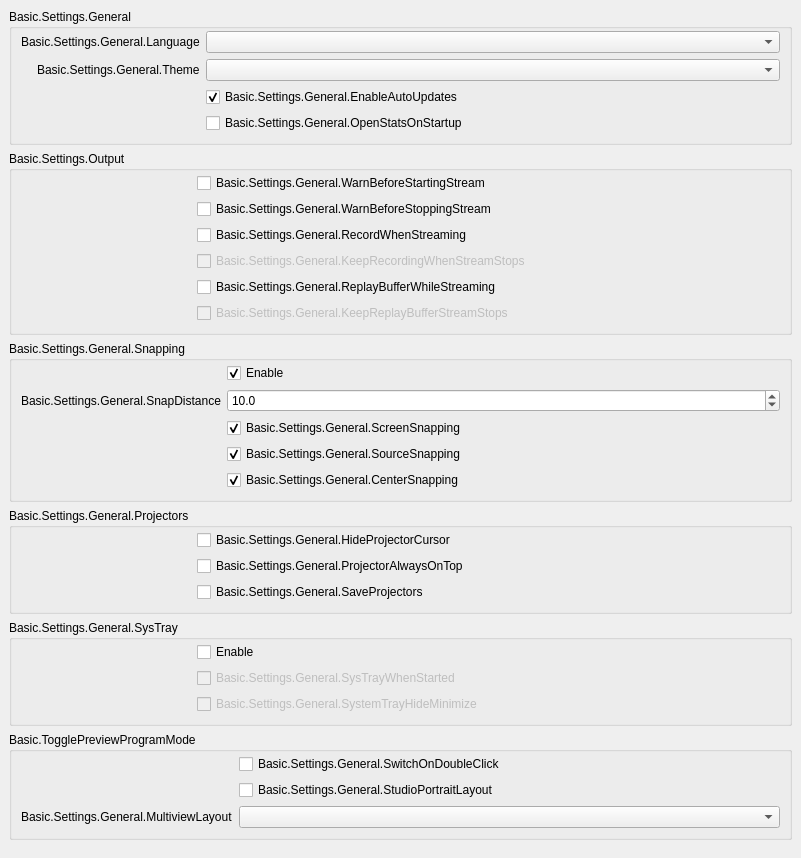
           <widget class="QWidget" name="scrollAreaWidgetContents_2">
            <property name="geometry">
             <rect>
              <x>0</x>
              <y>0</y>
              <width>801</width>
              <height>741</height>
             </rect>
            </property>
            <layout class="QVBoxLayout" name="verticalLayout_19">
             <property name="leftMargin">
              <number>0</number>
             </property>
             <property name="topMargin">
              <number>0</number>
             </property>
             <property name="rightMargin">
              <number>0</number>
             </property>
             <property name="bottomMargin">
              <number>9</number>
             </property>
             <item alignment="Qt::AlignTop">
              <widget class="QWidget" name="widget_2" native="true">
               <layout class="QVBoxLayout" name="verticalLayout_20">
                <item>
                 <widget class="QGroupBox" name="groupBox_15">
                  <property name="title">
                   <string>Basic.Settings.General</string>
                  </property>
                  <layout class="QFormLayout" name="formLayout_32">
                   <property name="fieldGrowthPolicy">
                    <enum>QFormLayout::AllNonFixedFieldsGrow</enum>
                   </property>
                   <property name="labelAlignment">
                    <set>Qt::AlignRight|Qt::AlignTrailing|Qt::AlignVCenter</set>
                   </property>
                   <property name="topMargin">
                    <number>2</number>
                   </property>
                   <item row="0" column="0">
                    <widget class="QLabel" name="label">
                     <property name="text">
                      <string>Basic.Settings.General.Language</string>
                     </property>
                     <property name="buddy">
                      <cstring>language</cstring>
                     </property>
                    </widget>
                   </item>
                   <item row="0" column="1">
                    <widget class="QComboBox" name="language"/>
                   </item>
                   <item row="1" column="0">
                    <widget class="QLabel" name="label_42">
                     <property name="text">
                      <string>Basic.Settings.General.Theme</string>
                     </property>
                     <property name="buddy">
                      <cstring>theme</cstring>
                     </property>
                    </widget>
                   </item>
                   <item row="1" column="1">
                    <widget class="QComboBox" name="theme"/>
                   </item>
                   <item row="2" column="0">
                    <spacer name="horizontalSpacer_3">
                     <property name="orientation">
                      <enum>Qt::Horizontal</enum>
                     </property>
                     <property name="sizeType">
                      <enum>QSizePolicy::Fixed</enum>
                     </property>
                     <property name="sizeHint" stdset="0">
                      <size>
                       <width>170</width>
                       <height>5</height>
                      </size>
                     </property>
                    </spacer>
                   </item>
                   <item row="2" column="1">
                    <widget class="QCheckBox" name="enableAutoUpdates">
                     <property name="text">
                      <string>Basic.Settings.General.EnableAutoUpdates</string>
                     </property>
                     <property name="checked">
                      <bool>true</bool>
                     </property>
                    </widget>
                   </item>
                   <item row="3" column="1">
                    <widget class="QCheckBox" name="openStatsOnStartup">
                     <property name="text">
                      <string>Basic.Settings.General.OpenStatsOnStartup</string>
                     </property>
                    </widget>
                   </item>
                  </layout>
                 </widget>
                </item>
                <item>
                 <widget class="QGroupBox" name="groupBox_16">
                  <property name="title">
                   <string>Basic.Settings.Output</string>
                  </property>
                  <layout class="QFormLayout" name="formLayout_2">
                   <property name="fieldGrowthPolicy">
                    <enum>QFormLayout::AllNonFixedFieldsGrow</enum>
                   </property>
                   <property name="topMargin">
                    <number>2</number>
                   </property>
                   <item row="0" column="0">
                    <spacer name="horizontalSpacer_5">
                     <property name="orientation">
                      <enum>Qt::Horizontal</enum>
                     </property>
                     <property name="sizeType">
                      <enum>QSizePolicy::Fixed</enum>
                     </property>
                     <property name="sizeHint" stdset="0">
                      <size>
                       <width>170</width>
                       <height>5</height>
                      </size>
                     </property>
                    </spacer>
                   </item>
                   <item row="0" column="1">
                    <widget class="QCheckBox" name="warnBeforeStreamStart">
                     <property name="text">
                      <string>Basic.Settings.General.WarnBeforeStartingStream</string>
                     </property>
                    </widget>
                   </item>
                   <item row="1" column="1">
                    <widget class="QCheckBox" name="warnBeforeStreamStop">
                     <property name="text">
                      <string>Basic.Settings.General.WarnBeforeStoppingStream</string>
                     </property>
                    </widget>
                   </item>
                   <item row="2" column="1">
                    <widget class="QCheckBox" name="recordWhenStreaming">
                     <property name="text">
                      <string>Basic.Settings.General.RecordWhenStreaming</string>
                     </property>
                    </widget>
                   </item>
                   <item row="3" column="1">
                    <widget class="QCheckBox" name="keepRecordStreamStops">
                     <property name="enabled">
                      <bool>false</bool>
                     </property>
                     <property name="text">
                      <string>Basic.Settings.General.KeepRecordingWhenStreamStops</string>
                     </property>
                    </widget>
                   </item>
                   <item row="4" column="1">
                    <widget class="QCheckBox" name="replayWhileStreaming">
                     <property name="text">
                      <string>Basic.Settings.General.ReplayBufferWhileStreaming</string>
                     </property>
                    </widget>
                   </item>
                   <item row="5" column="1">
                    <widget class="QCheckBox" name="keepReplayStreamStops">
                     <property name="enabled">
                      <bool>false</bool>
                     </property>
                     <property name="text">
                      <string>Basic.Settings.General.KeepReplayBufferStreamStops</string>
                     </property>
                    </widget>
                   </item>
                  </layout>
                 </widget>
                </item>
                <item>
                 <widget class="QGroupBox" name="groupBox_10">
                  <property name="enabled">
                   <bool>true</bool>
                  </property>
                  <property name="sizePolicy">
                   <sizepolicy hsizetype="Preferred" vsizetype="Maximum">
                    <horstretch>0</horstretch>
                    <verstretch>0</verstretch>
                   </sizepolicy>
                  </property>
                  <property name="title">
                   <string>Basic.Settings.General.Snapping</string>
                  </property>
                  <property name="flat">
                   <bool>false</bool>
                  </property>
                  <layout class="QFormLayout" name="formLayout_21">
                   <property name="fieldGrowthPolicy">
                    <enum>QFormLayout::AllNonFixedFieldsGrow</enum>
                   </property>
                   <property name="labelAlignment">
                    <set>Qt::AlignRight|Qt::AlignTrailing|Qt::AlignVCenter</set>
                   </property>
                   <property name="topMargin">
                    <number>2</number>
                   </property>
                   <item row="0" column="1">
                    <widget class="QCheckBox" name="snappingEnabled">
                     <property name="text">
                      <string>Enable</string>
                     </property>
                     <property name="checked">
                      <bool>true</bool>
                     </property>
                    </widget>
                   </item>
                   <item row="2" column="1">
                    <widget class="QCheckBox" name="screenSnapping">
                     <property name="text">
                      <string>Basic.Settings.General.ScreenSnapping</string>
                     </property>
                     <property name="checked">
                      <bool>true</bool>
                     </property>
                    </widget>
                   </item>
                   <item row="4" column="1">
                    <widget class="QCheckBox" name="centerSnapping">
                     <property name="text">
                      <string>Basic.Settings.General.CenterSnapping</string>
                     </property>
                     <property name="checked">
                      <bool>true</bool>
                     </property>
                    </widget>
                   </item>
                   <item row="3" column="1">
                    <widget class="QCheckBox" name="sourceSnapping">
                     <property name="text">
                      <string>Basic.Settings.General.SourceSnapping</string>
                     </property>
                     <property name="checked">
                      <bool>true</bool>
                     </property>
                    </widget>
                   </item>
                   <item row="1" column="1">
                    <widget class="QDoubleSpinBox" name="snapDistance">
                     <property name="decimals">
                      <number>1</number>
                     </property>
                     <property name="singleStep">
                      <double>0.500000000000000</double>
                     </property>
                     <property name="value">
                      <double>10.000000000000000</double>
                     </property>
                    </widget>
                   </item>
                   <item row="1" column="0">
                    <widget class="QLabel" name="label_9">
                     <property name="text">
                      <string>Basic.Settings.General.SnapDistance</string>
                     </property>
                     <property name="buddy">
                      <cstring>snapDistance</cstring>
                     </property>
                    </widget>
                   </item>
                   <item row="3" column="0">
                    <spacer name="horizontalSpacer_4">
                     <property name="orientation">
                      <enum>Qt::Horizontal</enum>
                     </property>
                     <property name="sizeType">
                      <enum>QSizePolicy::Fixed</enum>
                     </property>
                     <property name="sizeHint" stdset="0">
                      <size>
                       <width>170</width>
                       <height>5</height>
                      </size>
                     </property>
                    </spacer>
                   </item>
                  </layout>
                 </widget>
                </item>
                <item>
                 <widget class="QGroupBox" name="groupBox_14">
                  <property name="title">
                   <string>Basic.Settings.General.Projectors</string>
                  </property>
                  <layout class="QFormLayout" name="formLayout_28">
                   <property name="fieldGrowthPolicy">
                    <enum>QFormLayout::AllNonFixedFieldsGrow</enum>
                   </property>
                   <property name="topMargin">
                    <number>2</number>
                   </property>
                   <item row="0" column="1">
                    <widget class="QCheckBox" name="hideProjectorCursor">
                     <property name="text">
                      <string>Basic.Settings.General.HideProjectorCursor</string>
                     </property>
                    </widget>
                   </item>
                   <item row="1" column="1">
                    <widget class="QCheckBox" name="projectorAlwaysOnTop">
                     <property name="text">
                      <string>Basic.Settings.General.ProjectorAlwaysOnTop</string>
                     </property>
                    </widget>
                   </item>
                   <item row="2" column="1">
                    <widget class="QCheckBox" name="saveProjectors">
                     <property name="text">
                      <string>Basic.Settings.General.SaveProjectors</string>
                     </property>
                    </widget>
                   </item>
                   <item row="1" column="0">
                    <spacer name="horizontalSpacer">
                     <property name="orientation">
                      <enum>Qt::Horizontal</enum>
                     </property>
                     <property name="sizeType">
                      <enum>QSizePolicy::Fixed</enum>
                     </property>
                     <property name="sizeHint" stdset="0">
                      <size>
                       <width>170</width>
                       <height>5</height>
                      </size>
                     </property>
                    </spacer>
                   </item>
                  </layout>
                 </widget>
                </item>
                <item>
                 <widget class="QGroupBox" name="groupBox_13">
                  <property name="title">
                   <string>Basic.Settings.General.SysTray</string>
                  </property>
                  <layout class="QFormLayout" name="formLayout_29">
                   <property name="fieldGrowthPolicy">
                    <enum>QFormLayout::AllNonFixedFieldsGrow</enum>
                   </property>
                   <property name="topMargin">
                    <number>2</number>
                   </property>
                   <item row="0" column="1">
                    <widget class="QCheckBox" name="systemTrayEnabled">
                     <property name="text">
                      <string>Enable</string>
                     </property>
                    </widget>
                   </item>
                   <item row="1" column="1">
                    <widget class="QCheckBox" name="systemTrayWhenStarted">
                     <property name="enabled">
                      <bool>false</bool>
                     </property>
                     <property name="text">
                      <string>Basic.Settings.General.SysTrayWhenStarted</string>
                     </property>
                    </widget>
                   </item>
                   <item row="2" column="1">
                    <widget class="QCheckBox" name="systemTrayAlways">
                     <property name="enabled">
                      <bool>false</bool>
                     </property>
                     <property name="text">
                      <string>Basic.Settings.General.SystemTrayHideMinimize</string>
                     </property>
                    </widget>
                   </item>
                   <item row="1" column="0">
                    <spacer name="horizontalSpacer_2">
                     <property name="orientation">
                      <enum>Qt::Horizontal</enum>
                     </property>
                     <property name="sizeType">
                      <enum>QSizePolicy::Fixed</enum>
                     </property>
                     <property name="sizeHint" stdset="0">
                      <size>
                       <width>170</width>
                       <height>5</height>
                      </size>
                     </property>
                    </spacer>
                   </item>
                  </layout>
                 </widget>
                </item>
                <item>
                 <widget class="QGroupBox" name="groupBox_11">
                  <property name="title">
                   <string>Basic.TogglePreviewProgramMode</string>
                  </property>
                  <layout class="QFormLayout" name="formLayout_31">
                   <property name="fieldGrowthPolicy">
                    <enum>QFormLayout::AllNonFixedFieldsGrow</enum>
                   </property>
                   <property name="labelAlignment">
                    <set>Qt::AlignRight|Qt::AlignTrailing|Qt::AlignVCenter</set>
                   </property>
                   <property name="topMargin">
                    <number>2</number>
                   </property>
                   <item row="0" column="1">
                    <widget class="QCheckBox" name="doubleClickSwitch">
                     <property name="text">
                      <string>Basic.Settings.General.SwitchOnDoubleClick</string>
                     </property>
                    </widget>
                   </item>
                   <item row="0" column="0">
                    <spacer name="horizontalSpacer_6">
                     <property name="orientation">
                      <enum>Qt::Horizontal</enum>
                     </property>
                     <property name="sizeHint" stdset="0">
                      <size>
                       <width>170</width>
                       <height>5</height>
                      </size>
                     </property>
                    </spacer>
                   </item>
                   <item row="1" column="1">
                    <widget class="QCheckBox" name="studioPortraitLayout">
                     <property name="text">
                      <string>Basic.Settings.General.StudioPortraitLayout</string>
                     </property>
                    </widget>
                   </item>
                   <item row="2" column="1">
                    <widget class="QComboBox" name="multiviewLayout"/>
                   </item>
                   <item row="2" column="0">
                    <widget class="QLabel" name="label_64">
                     <property name="text">
                      <string>Basic.Settings.General.MultiviewLayout</string>
                     </property>
                     <property name="buddy">
                      <cstring>multiviewLayout</cstring>
                     </property>
                    </widget>
                   </item>
                  </layout>
                 </widget>
                </item>
               </layout>
              </widget>
             </item>
            </layout>
           </widget>
